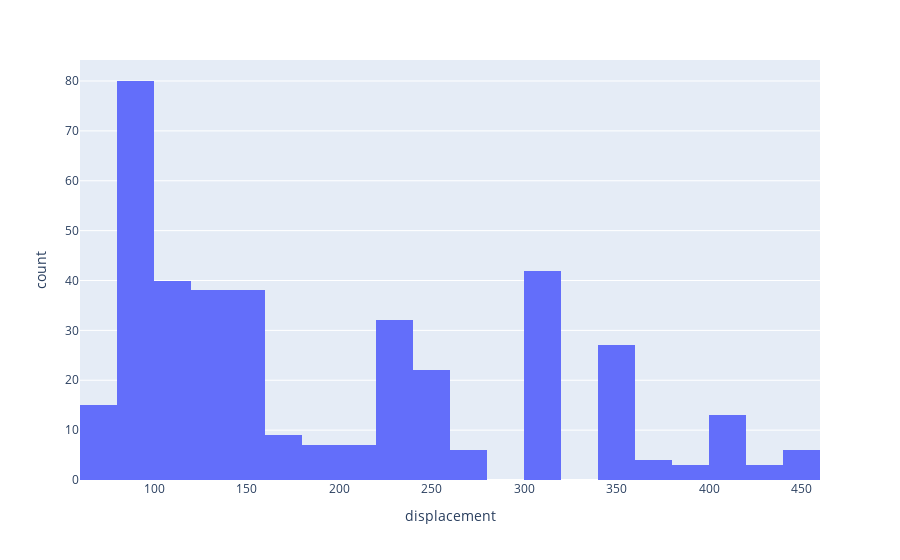

This figure's notebook cell:
### Markdown cell above
## Visualizing 1 Dimensional Data

### Code cell
px.histogram(mpg, x="displacement")

### Figure 1 — Plotly figure (JSON) as saved in the notebook; plotly's stock layout.template omitted (floating-point values rounded to 4 significant figures; data arrays with more than 128 entries replaced by an {"elided": "..."} marker saying what was removed)
{"data": [{"bingroup": "x", "hovertemplate": "displacement=%{x}<br>count=%{y}<extra></extra>", "legendgroup": "", "marker": {"color": "#636efa", "pattern": {"shape": ""}}, "name": "", "orientation": "v", "showlegend": false, "type": "histogram", "x": {"elided": "392 float values"}, "xaxis": "x", "yaxis": "y"}], "layout": {"barmode": "relative", "legend": {"tracegroupgap": 0}, "margin": {"t": 60}, "xaxis": {"anchor": "y", "domain": [0, 1], "title": {"text": "displacement"}}, "yaxis": {"anchor": "x", "domain": [0, 1], "title": {"text": "count"}}}}
